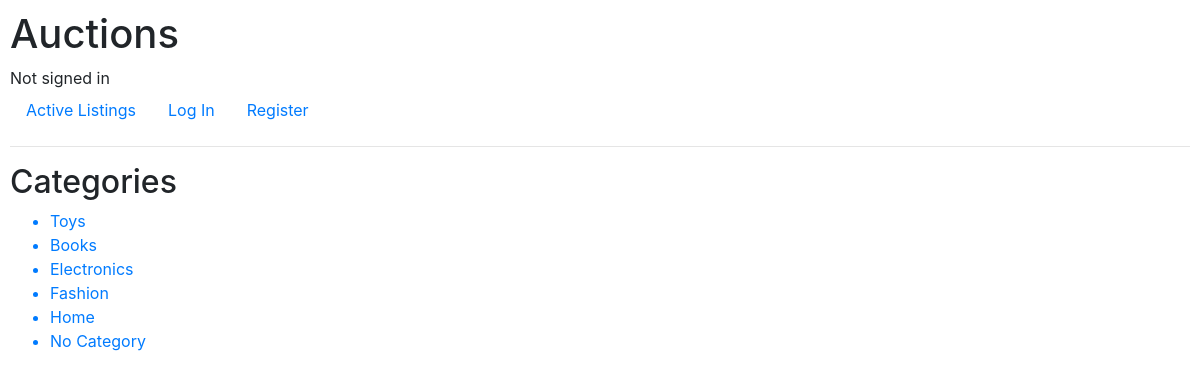
The page /categories on the database its author committed.
### auctions/models.py (models this page shows, shortened)
class Category(models.Model):
    name =models.CharField(max_length=64)

### auctions/views.py (the view)
# urls.py: path("categories", views.categories, name="categories"),
def categories(request):
    watchlist = None
    if request.user.is_authenticated:
        watchlist = request.user.watchlist.filter(is_active=True)
    return render(request, "auctions/categories.html",{
        "categories":Category.objects.all(),
         "watchlist":watchlist
    })

### auctions/templates/auctions/categories.html
{% extends "auctions/layout.html" %}
{% block body %}
<h2>Categories</h2>
<ul>
    {% for category in categories %}
       <a href="{% url 'list_by_category' category.id %}">
           <li>  {{category.name}}</li>
       </a>
    {% empty %}
            No Categories!
    {% endfor %}
</ul>
{% endblock %}

### auctions/static/auctions/styles.css (style rules this page uses)
body { padding: 10px; }

### rows shown on the page
Category: name "Toys"
Category: name "Books"
Category: name "Electronics"
Category: name "Fashion"
Category: name "Home"
Category: name "No Category"
